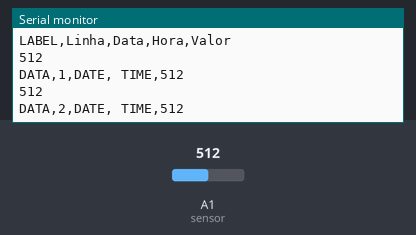
A sketch run on a simulated Arduino Uno, built with avr-gcc and run on an emulated ATmega328P. Shown: the last lines printed to the serial monitor. Inputs (shaded band) come from the test bench; at power-on: A1 (sensor) = 512.

Above: at 1.8 s.
1.9 s: A1 (sensor) set to 716
At 2.8 s:
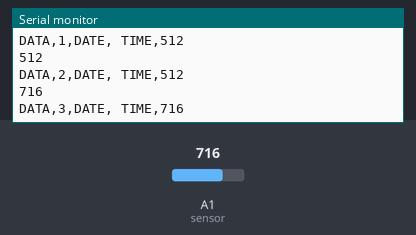
3.4 s: A1 (sensor) set to 900
At 4.5 s:
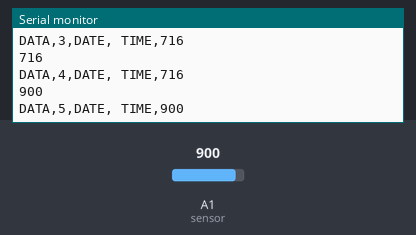
Timing chart, 0 to 6.4 s (numbered marks = the images above; inputs shaded):
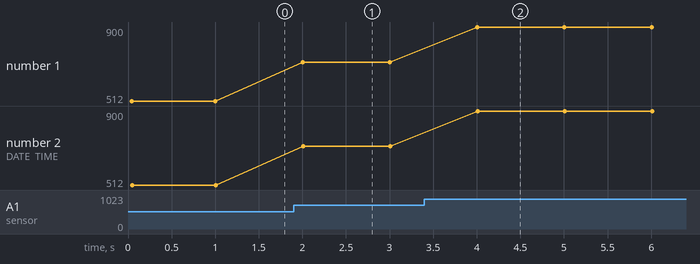

Measured:
- after the input at 1.9 s, the serial monitor: prints a new line after 0.10 s (image 1)
- after the input at 3.4 s, the serial monitor: prints a new line after 0.61 s (image 2)
- plotted number 1: 512 → 716 after the input at 1.9 s, 716 → 900 after the input at 3.4 s
- plotted number 2: 512 → 716 after the input at 1.9 s, 716 → 900 after the input at 3.4 s

The sketch:

LDR.ino
```cpp
int sensor = A1; //Entrada analógica do LDR
int linha = 0;  // variavel que se refere as linhas do excel

void setup() {
  pinMode(sensor, INPUT);
  Serial.begin(9600);

  Serial.println("CLEARDATA");                        // Reset da comunicação serial
  Serial.println("LABEL,Linha,Data,Hora,Valor");   // Nomeia as colunas
}

void loop() {
  int valor = analogRead(sensor);
  Serial.println(valor);

  linha++; // incrementa a linha do excel para que a leitura pule de linha em linha
  Serial.print("DATA,"); //inicia a impressão de dados
  Serial.print(linha); // nº da linha
  Serial.print(",DATE, TIME,"); // imprime a data e a hora do sistema
  Serial.println(valor); // imprime o valor lido pelo sensor

  delay(1000); //Delay de 5 s - opcional para atrasar mediçoes
}
```
